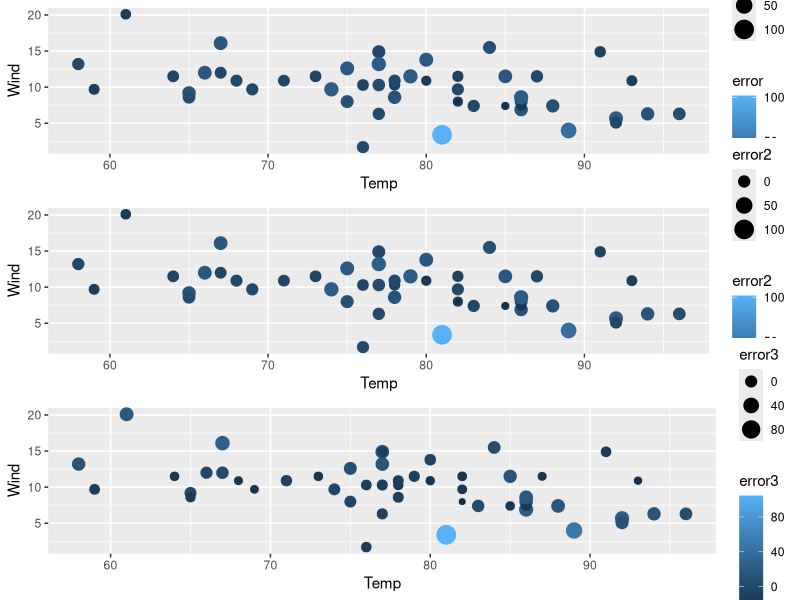

Here is the R script that generated this plot: (Note: this script raises an error after producing the figure.)
install.packages("kernlab")   
library("kernlab")

install.packages("ggplot2")
library("ggplot2")

install.packages("e1071")
library("e1071")

install.packages("gridExtra")
library(gridExtra)


airquality


aq = airquality # Reading the data
str(aq)

# Removing all the NAs and Replacing by mean: 
for(i in 1:ncol(aq)){
  aq[is.na(aq[,i]), i] <- mean(aq[,i], na.rm = TRUE)
}



randIndex <- sample(1:dim(aq)[1])
cutPoint2_3 <-floor(2*dim(aq)[1]/3)

trainData <- aq[randIndex[1:cutPoint2_3],]
testData <- aq[randIndex[(cutPoint2_3+1):dim(aq)[1]],]

head(trainData)
head(testData)

str(trainData)
str(testData)
#require(e1071)
#model.svm <- svm(Ozone ~ Solar.R , data=aq)
#predictY(model.svm, df)

# KSVM

model.ksvm <- ksvm(Ozone ~., data=trainData)
predict1 <- predict(model.ksvm, testData)
predict(model.ksvm,testData)
summary(predict1)

error <- testData$Ozone - predict1
sqrt(mean(error^2))

# Scatter Plot:

g1 = ggplot(data = testData, aes(x=Temp,y=Wind)) + geom_point(aes(size=error, col = error))

# SVM

model.svm = svm(Ozone ~ ., data = trainData)
predict2 <- predict(model.svm, testData)
summary(predict2)
error2 <- testData$Ozone - predict2
sqrt(mean(error2^2))
# Scatter Plot:
g2 = ggplot(data = testData, aes(x=Temp,y=Wind)) + geom_point(aes(size=error2, col = error2))

# Linear Model:

model.lm = lm(Ozone ~ ., data = trainData)
predict3 <- predict(model.lm, testData)
summary(predict3)
error3 = testData$Ozone - predict3
sqrt(mean(error3^2))
# Scatter Plot:
g3 = ggplot(data = testData, aes(x=Temp,y=Wind)) + geom_point(aes(size=error3, col = error3))

grid.arrange(g1,g2,g3)

meanOzone = mean(aq$Ozone)
meanOzone

aq[2,1]

for ( i in 1:length(aq$Ozone))
{
  if( aq[i,1] < meanOzone )
  {
    aq[i,7] = '0'
  }
  else
  {
    aq[i,7] = '1'
  }
}
  
str(aq)

newaq = aq

randIndex <- sample(1:dim(newaq)[1])
cutPoint2_3 <-floor(2*dim(newaq)[1]/3)

trainData2 <- newaq[randIndex[1:cutPoint2_3],]
testData2 <- newaq[randIndex[(cutPoint2_3+1):dim(newaq)[1]],]

head(trainData2)
head(testData2)

str(trainData2)
str(testData2)

# KSVM
str(trainData2)

model.ksvm2 <- ksvm(V7 ~ .,trainData2)
predict1_2 <- predict(model.ksvm2, testData2)
predict(model.ksvm2,testData2)
summary(predict1_2)
str(predict1_2)
error_1 <- as.numeric(testData2$V7) - as.numeric(predict1_2)
sqrt(mean(error_1^2))

#predict1_2 = as.character(predict1_2)

#Accuracy


results <- table(predict1_2, testData2$V7)
print(results)
percentCorrect <- (results[1,1]+results[2,2])/(results[1,1]+results[1,2]+results[2,1]+results[2,2])*100
percentCorrect


str(testData2)


# Scatter Plot:

g_1 = ggplot(data = testData2, aes(x=Temp,y=Wind)) + geom_point(aes(size=error_1,shape = predict1_2, col = testData2$V7))



# SVM


model.svm2 <- svm(V7 ~ ., trainData2, type = "C-classification")
predict1_3 <- predict(model.svm2, testData2)

summary(predict1_3)

error_2 <- as.numeric(testData2$V7) - as.numeric(predict1_3)
sqrt(mean(error_2^2))


#Accuracy

str(predict1_3)
results2 <- table(predict1_3, testData2$V7)
print(results2)
percentCorrect2 <- (results[1,1]+results[2,2])/(results[1,1]+results[1,2]+results[2,1]+results[2,2])*100
percentCorrect2


# Scatter Plot:

g_2 = ggplot(data = testData2, aes(x=Temp,y=Wind)) + geom_point(aes(size=error_2,shape = predict1_3, col = testData2$V7))





# Naive Bayes


model.nb <- naiveBayes(as.factor(V7) ~ ., trainData2)

predict1_4 <- predict(model.nb, testData2)
str(predict1_4)
summary(predict1_4)

error_3 <- as.numeric(testData2$V7) - as.numeric(predict1_4)
sqrt(mean(error_3^2))


#Accuracy

results3 <- table(predict1_4, testData2$V7)
print(results3)
percentCorrect3 <- (results[1,1]+results[2,2])/(results[1,1]+results[1,2]+results[2,1]+results[2,2])*100
percentCorrect3


# Scatter Plot:

g_3 = ggplot(data = testData2, aes(x=Temp,y=Wind)) + geom_point(aes(size=error_3,shape = predict1_4, col = testData2$V7))



grid.arrange(g_1,g_2,g_3)


# Naive Bayes is the best model according to me followed by KSVM and then SVM.
# Because Naive Bayes gives the least error rate among the three algorithms in this case
# Different Models may suite different needs
